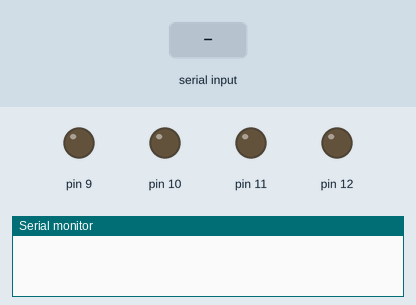
The sketch below on a simulated Arduino Uno, built for the host (arithmetic inside an expression is 32-bit, double 64-bit). Parts: output pins drawn as LEDs (lit = HIGH), the last lines printed to the serial monitor. The test bench sets the inputs (shaded band).

Above: at 1.2 s.
1.3 s: "F" received over Serial
At 2.5 s:
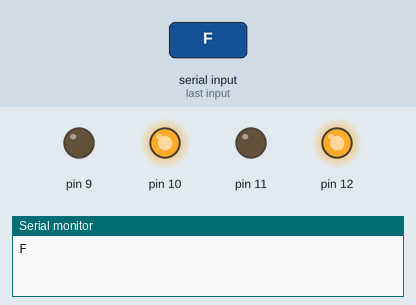
2.8 s: "B" received over Serial
At 3.7 s:
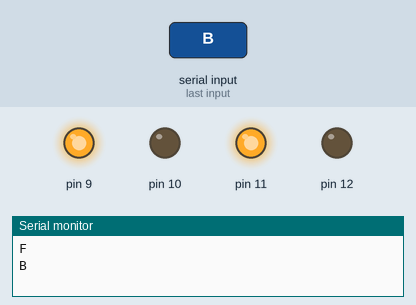
4.3 s: "R" received over Serial
At 4.9 s:
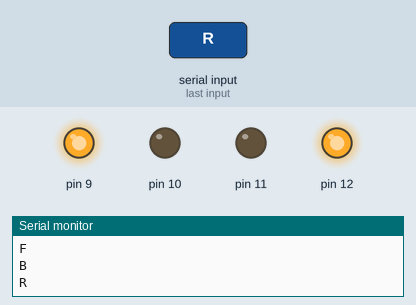
5.8 s: "L" received over Serial
At 7.2 s:
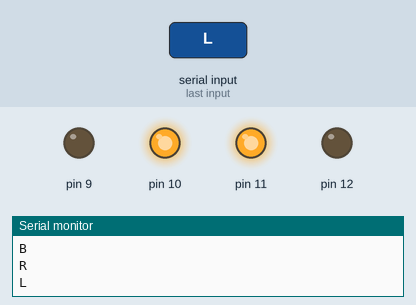
Timing chart, 0 to 8.3 s (numbered marks = the images above; inputs shaded):
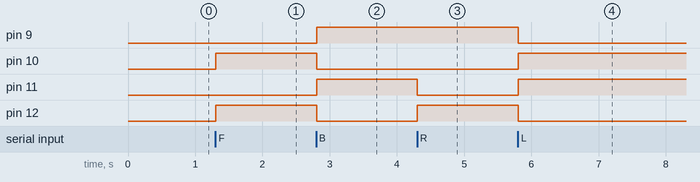

The sketch:

NormalCar.ino
```cpp
String readvoice;  // Initialize t to a default value
char t;
void setup() {
  // put your setup code here, to run once:
  Serial.begin(9600);
  pinMode(9, OUTPUT);
  pinMode(10, OUTPUT);
  pinMode(11, OUTPUT);
  pinMode(12, OUTPUT);
}

void loop() {
  if (Serial.available() > 0) {
    delay(3);
    t = Serial.read();
    Serial.println(t);
    readvoice += t;
  }
  if (readvoice.length() > 0 || t > 0) {

    // Serial.println(readvoice);

    if (readvoice == 'Forward' || t == 'F') {
      digitalWrite(9, LOW);
      digitalWrite(10, HIGH);
      digitalWrite(11, LOW);
      digitalWrite(12, HIGH);
    } else if (readvoice == 'Backward' || t == 'B') {
      digitalWrite(9, HIGH);
      digitalWrite(10, LOW);
      digitalWrite(11, HIGH);
      digitalWrite(12, LOW);
    }
    else if(readvoice == 'Right' || t=='R'){
      digitalWrite(9, HIGH);
      digitalWrite(10, LOW);
      digitalWrite(11, LOW);
      digitalWrite(12, HIGH);
    }
      else if(readvoice == 'Left' || t=='L'){
      digitalWrite(9, LOW);
      digitalWrite(10, HIGH);
      digitalWrite(11, HIGH);
      digitalWrite(12, LOW);
    }
    else if (readvoice == 'Stop' || t == 'S') {
      digitalWrite(9, LOW);
      digitalWrite(10, LOW);
      digitalWrite(11, LOW);
      digitalWrite(12, LOW);
  }
  readvoice = "";
}
}
```

Measured:
- after the input at 1.3 s, pin 10, pin 12: LOW → HIGH at once
- after the input at 2.8 s, pin 9, pin 11: LOW → HIGH at once; pin 10, pin 12: HIGH → LOW at once
- after the input at 4.3 s, pin 11: HIGH → LOW at once; pin 12: LOW → HIGH at once
- after the input at 5.8 s, pin 9, pin 12: HIGH → LOW at once; pin 10, pin 11: LOW → HIGH at once
